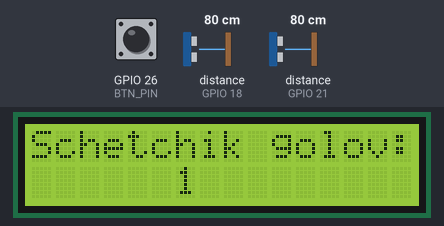
The sketch below on a simulated ESP32. Shown: 16×2 character LCD. Wiring (inferred from the names in the program): 2 × ultrasonic range finder: trigger GPIO 5, echo GPIO 18 / trigger GPIO 19, echo GPIO 21. The inputs (shaded band) are chosen by the test bench; at power-on: GPIO 26 (BTN_PIN) HIGH, distance to the obstacle (sensors on GPIO 18, GPIO 21) 80 cm. The echo pulse lasts 58.3 µs per cm.

Above: at 1.2 s.
1.3 s: GPIO 26 (BTN_PIN) pulled LOW for 0.15 s
At 2.1 s:
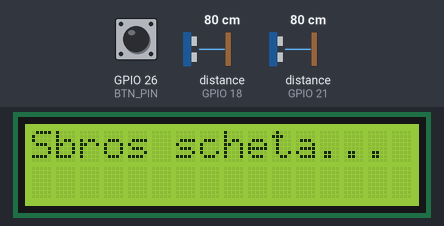
3.8 s: GPIO 26 (BTN_PIN) pulled LOW for 1 s
At 5.6 s:
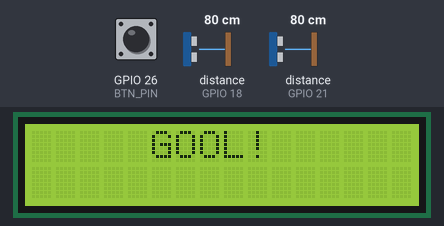
7.3 s: GPIO 26 (BTN_PIN) pulled LOW for 3.2 s
At 8.1 s:
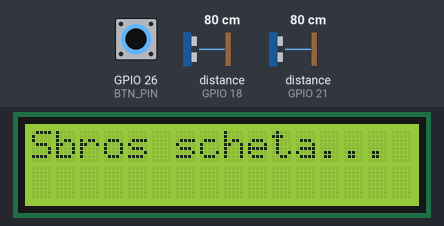
Timing chart, 0 to 10.3 s (numbered marks = the images above; inputs shaded):
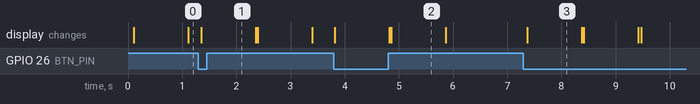

Measured:
- after the input at 1.3 s, the display: changes after 0.05 s (image 1)
- after the input at 3.8 s, the display: first changes at once (image 2 shows a later state)
- after the input at 7.3 s, the display: changes after 0.07 s (image 3)
- what the display in image 2 shows lasts 1.0 s, from 4.9 s to 5.9 s

The sketch:

VOROTA_GOL.ino
```cpp
#include <LiquidCrystal.h>

// ================= НАСТРОЙКИ ПИНОВ =================
// Датчики (как и были)
const int TRIG_1 = 5;
const int ECHO_1 = 18;
const int TRIG_2 = 19;
const int ECHO_2 = 21;

// Кнопка сброса (D26 и GND)
const int BTN_PIN = 26;

// Экран (RS, E, D4, D5, D6, D7)
const int rs = 22, en = 23, d4 = 4, d5 = 16, d6 = 17, d7 = 25;
LiquidCrystal lcd(rs, en, d4, d5, d6, d7);

// ================= НАСТРОЙКИ ИГРЫ =================
#define SOUND_SPEED 0.0343
// Расстояние срабатывания (ширина ворот).
// Если датчик видит что-то ближе 80 см — считаем гол.
const int GATE_WIDTH = 80;

int totalScore = 0;      // Общий счет
bool goalRegistered = false; // Флаг: "мяч сейчас в воротах"

void setup() {
  Serial.begin(115200);

  // Настройка пинов
  pinMode(TRIG_1, OUTPUT); pinMode(ECHO_1, INPUT);
  pinMode(TRIG_2, OUTPUT); pinMode(ECHO_2, INPUT);
  pinMode(BTN_PIN, INPUT_PULLUP);

  // Экран
  lcd.begin(16, 2);
  updateScreen(); // Рисуем ноль при старте
}

void loop() {
  // 1. СБРОС СЧЕТА КНОПКОЙ
  if (digitalRead(BTN_PIN) == LOW) {
    totalScore = 0;
    goalRegistered = false;

    lcd.clear();
    lcd.setCursor(0, 0);
    lcd.print("Sbros scheta..."); // "Сброс счета"
    delay(1000);
    updateScreen();
  }

  // 2. СЧИТЫВАЕМ ДАННЫЕ (с небольшой паузой, чтобы не мешали друг другу)
  float dist1 = readSensor(TRIG_1, ECHO_1);
  delay(30);
  float dist2 = readSensor(TRIG_2, ECHO_2);

  // 3. ПРОВЕРКА НА ГОЛ
  // Логика: (Датчик1 сработал ИЛИ Датчик2 сработал)
  bool sensor1_Hit = (dist1 > 0 && dist1 < GATE_WIDTH);
  bool sensor2_Hit = (dist2 > 0 && dist2 < GATE_WIDTH);

  if ((sensor1_Hit || sensor2_Hit) && !goalRegistered) {
    // ГОООЛ!
    totalScore++;       // Увеличиваем счет
    goalRegistered = true;  // Блокируем счетчик, пока мяч не уберут

    // Эффект на экране
    lcd.clear();
    lcd.setCursor(5, 0);
    lcd.print("GOOL!");
    delay(1000); // Показываем надпись "ГОЛ" 1 секунду

    updateScreen(); // Возвращаем цифры
  }

  // 4. СБРОС ФЛАГА (Мяч улетел)
  // Счетчик разблокируется только когда ОБА датчика снова видят пустоту
  if (dist1 > GATE_WIDTH && dist2 > GATE_WIDTH) {
    goalRegistered = false;
  }

  delay(50); // Небольшая задержка цикла
}

// === ФУНКЦИЯ ОТРИСОВКИ ЭКРАНА ===
void updateScreen() {
  lcd.clear();

  // Строка 1
  lcd.setCursor(0, 0);
  lcd.print("Schetchik golov:"); // "Счетчик голов"

  // Строка 2 (Счет по центру)
  lcd.setCursor(6, 1);
  lcd.print(totalScore);
}

// === ФУНКЦИЯ ИЗМЕРЕНИЯ ===
float readSensor(int trigPin, int echoPin) {
  digitalWrite(trigPin, LOW); delayMicroseconds(2);
  digitalWrite(trigPin, HIGH); delayMicroseconds(10);
  digitalWrite(trigPin, LOW);
  long duration = pulseIn(echoPin, HIGH, 10000);
  if (duration == 0) return 999;
  return duration * SOUND_SPEED / 2;
}
```
